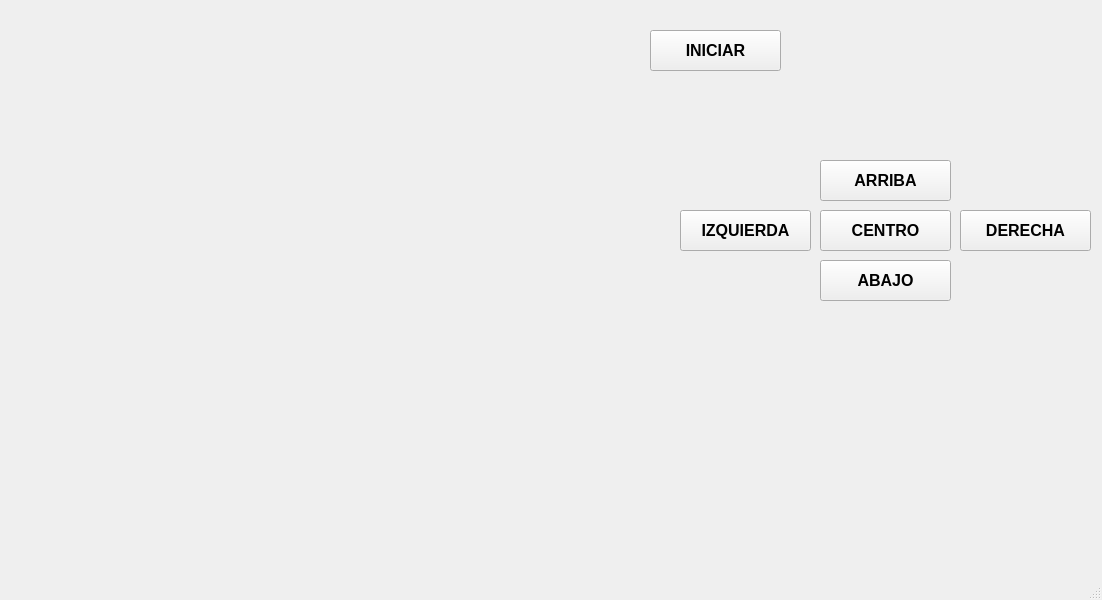
<?xml version="1.0" encoding="UTF-8"?>
<ui version="4.0">
 <class>MainWindow</class>
 <widget class="QMainWindow" name="MainWindow">
  <property name="geometry">
   <rect>
    <x>0</x>
    <y>0</y>
    <width>1102</width>
    <height>600</height>
   </rect>
  </property>
  <property name="windowTitle">
   <string>MainWindow</string>
  </property>
  <widget class="QWidget" name="centralwidget">
   <widget class="QWidget" name="verticalLayoutWidget">
    <property name="geometry">
     <rect>
      <x>40</x>
      <y>30</y>
      <width>601</width>
      <height>511</height>
     </rect>
    </property>
    <layout class="QVBoxLayout" name="verticalLayout"/>
   </widget>
   <widget class="QPushButton" name="btn_action">
    <property name="geometry">
     <rect>
      <x>650</x>
      <y>30</y>
      <width>131</width>
      <height>41</height>
     </rect>
    </property>
    <property name="font">
     <font>
      <pointsize>12</pointsize>
      <weight>75</weight>
      <bold>true</bold>
     </font>
    </property>
    <property name="text">
     <string>INICIAR</string>
    </property>
   </widget>
   <widget class="QPushButton" name="btn_arriba">
    <property name="geometry">
     <rect>
      <x>820</x>
      <y>160</y>
      <width>131</width>
      <height>41</height>
     </rect>
    </property>
    <property name="font">
     <font>
      <pointsize>12</pointsize>
      <weight>75</weight>
      <bold>true</bold>
     </font>
    </property>
    <property name="text">
     <string>ARRIBA</string>
    </property>
   </widget>
   <widget class="QPushButton" name="btn_izquierda">
    <property name="geometry">
     <rect>
      <x>680</x>
      <y>210</y>
      <width>131</width>
      <height>41</height>
     </rect>
    </property>
    <property name="font">
     <font>
      <pointsize>12</pointsize>
      <weight>75</weight>
      <bold>true</bold>
     </font>
    </property>
    <property name="text">
     <string>IZQUIERDA</string>
    </property>
   </widget>
   <widget class="QPushButton" name="btn_abajo">
    <property name="geometry">
     <rect>
      <x>820</x>
      <y>260</y>
      <width>131</width>
      <height>41</height>
     </rect>
    </property>
    <property name="font">
     <font>
      <pointsize>12</pointsize>
      <weight>75</weight>
      <bold>true</bold>
     </font>
    </property>
    <property name="text">
     <string>ABAJO</string>
    </property>
   </widget>
   <widget class="QPushButton" name="btn_derecha">
    <property name="geometry">
     <rect>
      <x>960</x>
      <y>210</y>
      <width>131</width>
      <height>41</height>
     </rect>
    </property>
    <property name="font">
     <font>
      <pointsize>12</pointsize>
      <weight>75</weight>
      <bold>true</bold>
     </font>
    </property>
    <property name="text">
     <string>DERECHA</string>
    </property>
   </widget>
   <widget class="QPushButton" name="btn_centro">
    <property name="geometry">
     <rect>
      <x>820</x>
      <y>210</y>
      <width>131</width>
      <height>41</height>
     </rect>
    </property>
    <property name="font">
     <font>
      <pointsize>12</pointsize>
      <weight>75</weight>
      <bold>true</bold>
     </font>
    </property>
    <property name="text">
     <string>CENTRO</string>
    </property>
   </widget>
  </widget>
  <widget class="QMenuBar" name="menubar">
   <property name="geometry">
    <rect>
     <x>0</x>
     <y>0</y>
     <width>1102</width>
     <height>26</height>
    </rect>
   </property>
  </widget>
  <widget class="QStatusBar" name="statusbar"/>
 </widget>
 <resources/>
 <connections/>
</ui>
